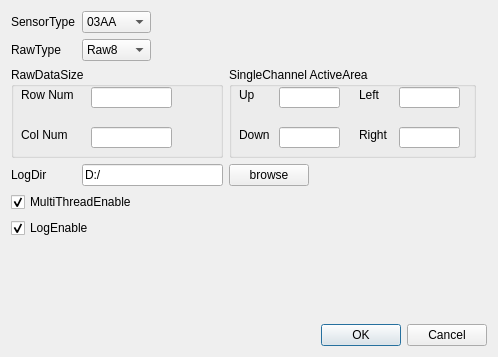
<?xml version="1.0" encoding="UTF-8"?>
<ui version="4.0">
 <class>DialogAPSInit</class>
 <widget class="QDialog" name="DialogAPSInit">
  <property name="geometry">
   <rect>
    <x>0</x>
    <y>0</y>
    <width>498</width>
    <height>357</height>
   </rect>
  </property>
  <property name="windowTitle">
   <string>Init</string>
  </property>
  <layout class="QGridLayout" name="gridLayout">
   <item row="0" column="0">
    <widget class="QLabel" name="label">
     <property name="text">
      <string>SensorType</string>
     </property>
    </widget>
   </item>
   <item row="0" column="1">
    <widget class="QComboBox" name="comboBoxSensorType">
     <item>
      <property name="text">
       <string>03AA</string>
      </property>
     </item>
     <item>
      <property name="text">
       <string>03BA</string>
      </property>
     </item>
     <item>
      <property name="text">
       <string>03CA</string>
      </property>
     </item>
     <item>
      <property name="text">
       <string>04AA</string>
      </property>
     </item>
    </widget>
   </item>
   <item row="0" column="2">
    <spacer name="horizontalSpacer_2">
     <property name="orientation">
      <enum>Qt::Horizontal</enum>
     </property>
     <property name="sizeHint" stdset="0">
      <size>
       <width>80</width>
       <height>20</height>
      </size>
     </property>
    </spacer>
   </item>
   <item row="0" column="3" colspan="2">
    <spacer name="horizontalSpacer_3">
     <property name="orientation">
      <enum>Qt::Horizontal</enum>
     </property>
     <property name="sizeHint" stdset="0">
      <size>
       <width>80</width>
       <height>20</height>
      </size>
     </property>
    </spacer>
   </item>
   <item row="0" column="5">
    <spacer name="horizontalSpacer_4">
     <property name="orientation">
      <enum>Qt::Horizontal</enum>
     </property>
     <property name="sizeHint" stdset="0">
      <size>
       <width>157</width>
       <height>20</height>
      </size>
     </property>
    </spacer>
   </item>
   <item row="1" column="0">
    <widget class="QLabel" name="label_3">
     <property name="text">
      <string>RawType</string>
     </property>
    </widget>
   </item>
   <item row="1" column="1">
    <widget class="QComboBox" name="comboBoxRawType">
     <item>
      <property name="text">
       <string>Raw8</string>
      </property>
     </item>
     <item>
      <property name="text">
       <string>Raw10</string>
      </property>
     </item>
     <item>
      <property name="text">
       <string>Raw12</string>
      </property>
     </item>
    </widget>
   </item>
   <item row="1" column="2" colspan="4">
    <spacer name="horizontalSpacer_5">
     <property name="orientation">
      <enum>Qt::Horizontal</enum>
     </property>
     <property name="sizeHint" stdset="0">
      <size>
       <width>329</width>
       <height>20</height>
      </size>
     </property>
    </spacer>
   </item>
   <item row="2" column="0" colspan="3">
    <widget class="QGroupBox" name="groupBox">
     <property name="sizePolicy">
      <sizepolicy hsizetype="Minimum" vsizetype="Minimum">
       <horstretch>0</horstretch>
       <verstretch>0</verstretch>
      </sizepolicy>
     </property>
     <property name="minimumSize">
      <size>
       <width>191</width>
       <height>91</height>
      </size>
     </property>
     <property name="title">
      <string>RawDataSize</string>
     </property>
     <widget class="QLineEdit" name="lineEditTotalRowNumber">
      <property name="geometry">
       <rect>
        <x>80</x>
        <y>20</y>
        <width>81</width>
        <height>21</height>
       </rect>
      </property>
     </widget>
     <widget class="QLabel" name="label_4">
      <property name="geometry">
       <rect>
        <x>10</x>
        <y>20</y>
        <width>71</width>
        <height>16</height>
       </rect>
      </property>
      <property name="text">
       <string>Row Num</string>
      </property>
     </widget>
     <widget class="QLabel" name="label_5">
      <property name="geometry">
       <rect>
        <x>10</x>
        <y>60</y>
        <width>54</width>
        <height>16</height>
       </rect>
      </property>
      <property name="text">
       <string>Col Num</string>
      </property>
     </widget>
     <widget class="QLineEdit" name="lineEditTotalColNumber">
      <property name="geometry">
       <rect>
        <x>80</x>
        <y>60</y>
        <width>81</width>
        <height>21</height>
       </rect>
      </property>
     </widget>
    </widget>
   </item>
   <item row="2" column="3" colspan="3">
    <widget class="QGroupBox" name="groupBox_2">
     <property name="sizePolicy">
      <sizepolicy hsizetype="Minimum" vsizetype="Minimum">
       <horstretch>0</horstretch>
       <verstretch>0</verstretch>
      </sizepolicy>
     </property>
     <property name="minimumSize">
      <size>
       <width>241</width>
       <height>91</height>
      </size>
     </property>
     <property name="title">
      <string>SingleChannel ActiveArea</string>
     </property>
     <widget class="QLineEdit" name="lineEditUp">
      <property name="geometry">
       <rect>
        <x>50</x>
        <y>20</y>
        <width>61</width>
        <height>21</height>
       </rect>
      </property>
     </widget>
     <widget class="QLabel" name="label_6">
      <property name="geometry">
       <rect>
        <x>10</x>
        <y>20</y>
        <width>41</width>
        <height>16</height>
       </rect>
      </property>
      <property name="text">
       <string>Up</string>
      </property>
     </widget>
     <widget class="QLineEdit" name="lineEditDown">
      <property name="geometry">
       <rect>
        <x>50</x>
        <y>60</y>
        <width>61</width>
        <height>21</height>
       </rect>
      </property>
     </widget>
     <widget class="QLabel" name="label_7">
      <property name="geometry">
       <rect>
        <x>10</x>
        <y>60</y>
        <width>41</width>
        <height>16</height>
       </rect>
      </property>
      <property name="text">
       <string>Down</string>
      </property>
     </widget>
     <widget class="QLabel" name="label_8">
      <property name="geometry">
       <rect>
        <x>130</x>
        <y>20</y>
        <width>31</width>
        <height>16</height>
       </rect>
      </property>
      <property name="text">
       <string>Left</string>
      </property>
     </widget>
     <widget class="QLineEdit" name="lineEditLeft">
      <property name="geometry">
       <rect>
        <x>170</x>
        <y>20</y>
        <width>61</width>
        <height>21</height>
       </rect>
      </property>
     </widget>
     <widget class="QLabel" name="label_9">
      <property name="geometry">
       <rect>
        <x>130</x>
        <y>60</y>
        <width>41</width>
        <height>16</height>
       </rect>
      </property>
      <property name="text">
       <string>Right</string>
      </property>
     </widget>
     <widget class="QLineEdit" name="lineEditRight">
      <property name="geometry">
       <rect>
        <x>170</x>
        <y>60</y>
        <width>61</width>
        <height>21</height>
       </rect>
      </property>
     </widget>
    </widget>
   </item>
   <item row="2" column="6">
    <spacer name="horizontalSpacer_6">
     <property name="orientation">
      <enum>Qt::Horizontal</enum>
     </property>
     <property name="sizeHint" stdset="0">
      <size>
       <width>7</width>
       <height>20</height>
      </size>
     </property>
    </spacer>
   </item>
   <item row="3" column="0">
    <widget class="QLabel" name="label_2">
     <property name="text">
      <string>LogDir</string>
     </property>
    </widget>
   </item>
   <item row="3" column="1" colspan="2">
    <widget class="QLineEdit" name="lineEditLogDir">
     <property name="sizePolicy">
      <sizepolicy hsizetype="Maximum" vsizetype="Fixed">
       <horstretch>0</horstretch>
       <verstretch>0</verstretch>
      </sizepolicy>
     </property>
     <property name="maximumSize">
      <size>
       <width>1000</width>
       <height>16777215</height>
      </size>
     </property>
     <property name="text">
      <string>D:/</string>
     </property>
    </widget>
   </item>
   <item row="3" column="3">
    <widget class="QPushButton" name="pushButtonBrowser">
     <property name="text">
      <string>browse</string>
     </property>
    </widget>
   </item>
   <item row="3" column="4" colspan="2">
    <spacer name="horizontalSpacer">
     <property name="orientation">
      <enum>Qt::Horizontal</enum>
     </property>
     <property name="sizeHint" stdset="0">
      <size>
       <width>157</width>
       <height>20</height>
      </size>
     </property>
    </spacer>
   </item>
   <item row="4" column="0" colspan="2">
    <widget class="QCheckBox" name="checkBoxMultiThreadEnable">
     <property name="text">
      <string>MultiThreadEnable</string>
     </property>
     <property name="checked">
      <bool>true</bool>
     </property>
    </widget>
   </item>
   <item row="5" column="0" colspan="2">
    <widget class="QCheckBox" name="checkBoxLogEnable">
     <property name="text">
      <string>LogEnable</string>
     </property>
     <property name="checked">
      <bool>true</bool>
     </property>
    </widget>
   </item>
   <item row="6" column="1">
    <spacer name="verticalSpacer">
     <property name="orientation">
      <enum>Qt::Vertical</enum>
     </property>
     <property name="sizeHint" stdset="0">
      <size>
       <width>20</width>
       <height>185</height>
      </size>
     </property>
    </spacer>
   </item>
   <item row="7" column="5" colspan="2">
    <widget class="QDialogButtonBox" name="buttonBox">
     <property name="orientation">
      <enum>Qt::Horizontal</enum>
     </property>
     <property name="standardButtons">
      <set>QDialogButtonBox::Cancel|QDialogButtonBox::Ok</set>
     </property>
    </widget>
   </item>
  </layout>
 </widget>
 <resources/>
 <connections>
  <connection>
   <sender>buttonBox</sender>
   <signal>accepted()</signal>
   <receiver>DialogAPSInit</receiver>
   <slot>accept()</slot>
   <hints>
    <hint type="sourcelabel">
     <x>248</x>
     <y>254</y>
    </hint>
    <hint type="destinationlabel">
     <x>157</x>
     <y>274</y>
    </hint>
   </hints>
  </connection>
  <connection>
   <sender>buttonBox</sender>
   <signal>rejected()</signal>
   <receiver>DialogAPSInit</receiver>
   <slot>reject()</slot>
   <hints>
    <hint type="sourcelabel">
     <x>316</x>
     <y>260</y>
    </hint>
    <hint type="destinationlabel">
     <x>286</x>
     <y>274</y>
    </hint>
   </hints>
  </connection>
 </connections>
</ui>
